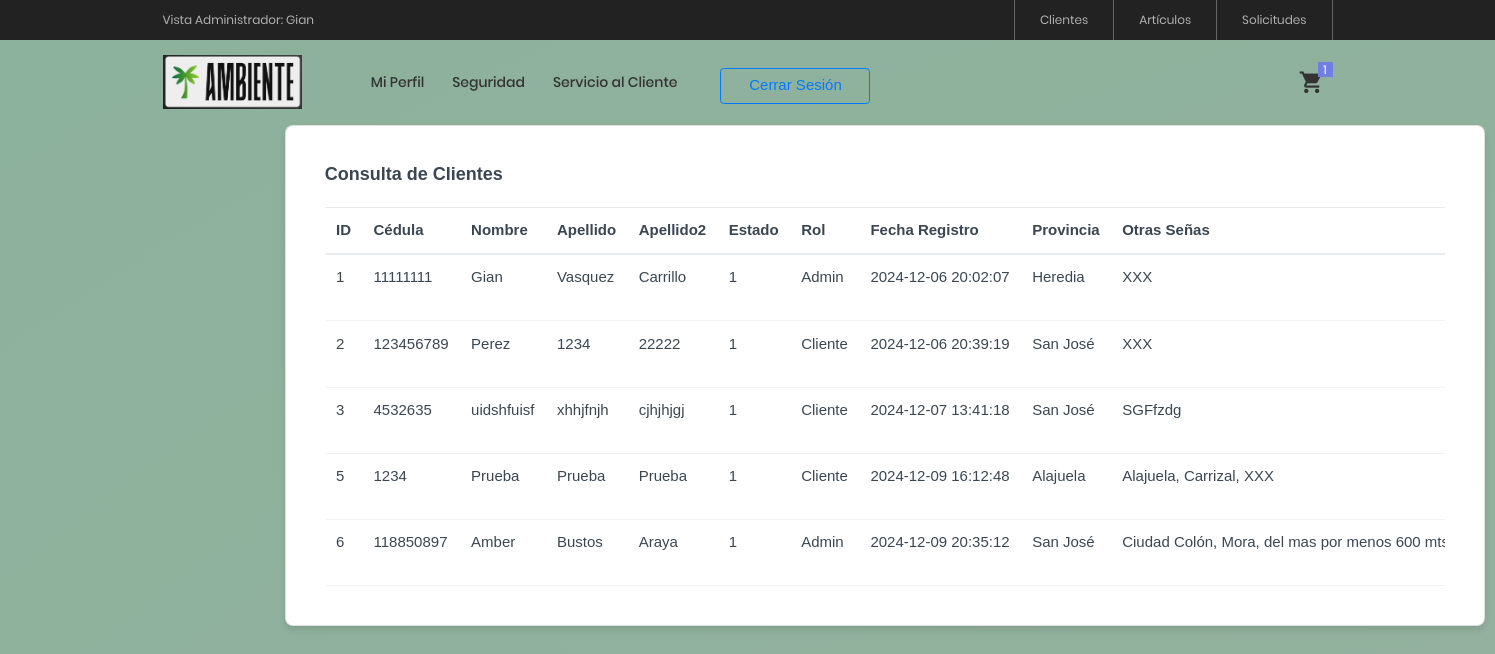
The app's page /View/Cliente/consultarClientes.php (signed in) with its own data.
### tables this page shows
CREATE TABLE `clientes` (
  `clienteID` int(11) NOT NULL AUTO_INCREMENT,
  `cedula` varchar(9) NOT NULL,
  `nombre` varchar(50) NOT NULL,
  `apellido1` varchar(50) NOT NULL,
  `apellido2` varchar(50) NOT NULL,
  `contrasena` varchar(20) NOT NULL,
  `estadoID` int(11) NOT NULL,
  `rolID` int(11) NOT NULL,
  `fechaRegistro` datetime NOT NULL,
  `provinciaID` int(11) NOT NULL,
  `otrasSenas` varchar(200) NOT NULL,
  `codigoPostal` varchar(10) DEFAULT NULL,
  `correo` varchar(50) NOT NULL,
  `telefono` varchar(15) NOT NULL,
  PRIMARY KEY (`clienteID`),
  UNIQUE KEY `cedula` (`cedula`),
  UNIQUE KEY `correo` (`correo`),
  UNIQUE KEY `telefono` (`telefono`),
  KEY `estadoID` (`estadoID`),
  KEY `rolID` (`rolID`),
  KEY `provinciaID` (`provinciaID`),
  CONSTRAINT `clientes_ibfk_1` FOREIGN KEY (`estadoID`) REFERENCES `estados` (`estadoID`) ON DELETE CASCADE,
  CONSTRAINT `clientes_ibfk_2` FOREIGN KEY (`rolID`) REFERENCES `roles` (`rolID`) ON DELETE CASCADE,
  CONSTRAINT `clientes_ibfk_5` FOREIGN KEY (`provinciaID`) REFERENCES `provincias` (`provinciaID`) ON DELETE NO ACTION
);

CREATE TABLE `estados` (
  `estadoID` int(11) NOT NULL AUTO_INCREMENT,
  `nombreEstado` varchar(25) NOT NULL,
  PRIMARY KEY (`estadoID`)
);

CREATE TABLE `roles` (
  `rolID` int(11) NOT NULL AUTO_INCREMENT,
  `nombreRol` varchar(25) NOT NULL,
  PRIMARY KEY (`rolID`)
);

CREATE TABLE `provincias` (
  `provinciaID` int(11) NOT NULL AUTO_INCREMENT,
  `provincia` varchar(50) NOT NULL,
  PRIMARY KEY (`provinciaID`)
);

### Model/ClienteModel.php (called while the page is built, shortened)
<?php
    function ConsultarClientesModel($clienteID)
    {
        try
        {
            $enlace = AbrirBD();
            $sentencia = "CALL ConsultarClientes('$clienteID')";
            $resultado = $enlace -> query($sentencia);
            return $resultado;
        }
        catch(Exception $ex)
        {
            return null;
        }
    }
    ?>

### Controller/ClienteController.php (called while the page is built, shortened)
<?php
    include_once $_SERVER["DOCUMENT_ROOT"] . '/ProyectoAmbienteWeb/Model/ClienteModel.php';
    function ConsultarClientes()
    {
        return ConsultarClientesModel($_SESSION["ClienteID"]);
    }
    ?>

### View/Cliente/consultarClientes.php (the view, shortened to what this page needs)
<?php
    include_once $_SERVER["DOCUMENT_ROOT"] . '/ProyectoAmbienteWeb/View/layout.php';
    include_once $_SERVER["DOCUMENT_ROOT"] . '/ProyectoAmbienteWeb/Controller/ClienteController.php';
?>
<!doctype html>
<html lang="en">
<?php
    ReferenciasCSS();
?>
<body class="page-wrapper radial-gradient">
    <div id="main-wrapper" data-layout="vertical" data-navbarbg="skin6" data-sidebartype="full"
        data-sidebar-position="fixed" data-header-position="fixed"
        <?php
            MostrarMenu();
        ?>
        <div class="body-wrapper">
        <?php
                MostrarHeader();
        ?>
            <div class="container-fluid">
                <div class="row">
                    <div id="consultas" class="card">
                        <div class="card-body">
                            <h5 class="card-title fw-semibold mb-4">Consulta de Clientes</h5>
                            <div class="table-responsive">
                                <table id="example" class="table text-nowrap align-middle mb-0">
                                    <thead>
                                        <tr class="border-2 border-bottom border-primary border-0">
                                            <th scope="col">ID</th>
                                            <th scope="col">Cédula</th>
                                            <th scope="col">Nombre</th>
                                            <th scope="col">Apellido</th>
                                            <th scope="col">Apellido2</th>
                                            <th scope="col">Estado</th>
                                            <th scope="col">Rol</th>
                                            <th scope="col">Fecha Registro</th>
                                            <th scope="col">Provincia</th>
                                            <th scope="col">Otras Señas</th>
                                        </tr>
                                    </thead>
                                    <tbody class="table-group-divider">
                                        <?php
                                            $datos = ConsultarClientes();
                                            While($fila = mysqli_fetch_array($datos))
                                            {
                                                echo "<tr>";
                                                echo "<td>" . $fila["clienteID"] . "</td>";
                                                echo "<td>" . $fila["cedula"] . "</td>";
                                                echo "<td>" . $fila["nombre"] . "</td>";
                                                echo "<td>" . $fila["apellido1"] . "</td>";
                                                echo "<td>" . $fila["apellido2"] . "</td>";
                                                echo "<td>" . $fila["estadoID"] . "</td>";
                                                echo "<td>" . $fila["nombreRol"] . "</td>";
                                                echo "<td>" . $fila["fechaRegistro"] . "</td>";
                                                echo "<td>" . $fila["nombreProvincia"] . "</td>";
                                                echo "<td>" . $fila["otrasSenas"] . "</td>";
                                                echo "</tr>";
                                            }
                                        ?>
                                    </tbody>
                                </table>
                            </div>
                        </div>
                    </div>
                </div>
            </div>
        </div>
    </div>
</body>
</html>

### View/layout.php (shortened to what this page needs)
<?php
function MostrarMenu()
{
    if (isset($_SESSION["NombreCliente"]) && $_SESSION["RolID"] == "1") {
        echo '
		            <div class="container-menu-desktop">
			            <div class="top-bar">
				            <div class="content-topbar flex-sb-m h-full container">
				                <div class="left-top-bar">
					                Vista Administrador: ' . $_SESSION["NombreCliente"] . '
				                </div>
				            <div class="right-top-bar flex-w h-full">
					            <a href="../Cliente/consultarClientes.php" class="flex-c-m trans-04 p-lr-25">
							        Clientes
						        </a>
						        <a href="../Articulos/registrarArticulos.php" class="flex-c-m trans-04 p-lr-25">
							        Artículos
						        </a>
                                <a href="../Soporte/consultarSolicitudes.php" class="flex-c-m trans-04 p-lr-25">
							        Solicitudes
						        </a>
				            </div>
			            </div>
		            </div>';
    } else if (isset($_SESSION["NombreCliente"]) && $_SESSION["RolID"] == "2") {
        echo '
                <div class="container-menu-desktop">
                    <div class="top-bar">
                        <div class="content-topbar flex-sb-m h-full container">
                            <div class="left-top-bar">
                                Bienvenido/a: ' . $_SESSION["NombreCliente"] . '
                            </div>
                        </div>
                    </div>
                </div>';
    }
}
function MostrarHeader()
{
    echo '
	<header>
		<div class="container-menu-desktop">
			<div class="wrap-menu-desktop">
				<nav class="limiter-menu-desktop container">
					<a href="../Login/Home.php" class="logo">
						<img src="../images/logo-01.jpeg" alt="IMG-LOGO">
					</a>
					<div class="menu-desktop">
						<ul class="main-menu">';
    if (isset($_SESSION["NombreCliente"])) {
        echo '
                                    <li>
                                        <a href="../Cliente/consultarPerfil.php">Mi Perfil</a>
                                    </li>
                                    <li>
                                        <a href="../Cliente/cambiarAcceso.php">Seguridad</a>
                                    </li>
                                    <li>
                                        <a href="../Soporte/crearSolicitud.php">Servicio al Cliente</a>
                                    </li>
                                    <li>
                                        <form action="" method="POST">
                                            <button type="submit" style="width:150px" id="btnCerrarSesion" name="btnCerrarSesion"
                                            class="btn btn-outline-primary mx-3 mt-2 d-block">Cerrar Sesión</button>
                                        </form>
                                    </li>';
    } else {
        echo '
                                    <li>
                                        <a href="../Login/inicioSesion.php" style="width:150px"
                                                    class="btn btn-outline-primary mx-3 mt-2 d-block">Iniciar Sesión</a>
                                    </li>';
    }
    echo '
						</ul>
					</div>
					<div class="wrap-icon-header flex-w flex-r-m">
						<div class="icon-header-item cl2 hov-cl1 trans-04 p-l-22 p-r-11 icon-header-noti js-show-cart" data-notify="1">
							<i class="zmdi zmdi-shopping-cart"></i>
						</div>
					</div>
				</nav>
			</div>
		</div>
		<div class="wrap-header-mobile">
			<div class="logo-mobile">
			</div>
				<div class="icon-header-item cl2 hov-cl1 trans-04 p-r-11 p-l-10 icon-header-noti js-show-cart" data-notify="2">
					<i class="zmdi zmdi-shopping-cart"></i>
				</div>
		</div>
	</header>';
}
function ReferenciasCSS()
{
    echo '
            <head>
	            <meta charset="UTF-8">
	            <meta name="viewport" content="width=device-width, initial-scale=1">
                <meta charset="utf-8">
                <title>Tienda Ambiente</title>
                <link rel="shortcut icon" type="image/png" href="../images/logo-01.jpeg" />
                <link rel="stylesheet" href="../css/proyecto.css" />
                <link rel="stylesheet" href="../css/styles.min.css" />
                <link rel="stylesheet" href="https://cdn.datatables.net/2.1.8/css/dataTables.bootstrap5.css" />
                <link rel="stylesheet" href="https://cdnjs.cloudflare.com/ajax/libs/font-awesome/4.7.0/css/font-awesome.css" />
                <link rel="stylesheet" href="https://cdn.jsdelivr.net/npm/sweetalert2@11.14.5/dist/sweetalert2.min.css" />
                <link rel="stylesheet" type="text/css" href="../css/bootstrap.min.css">
                <link rel="stylesheet" type="text/css" href="../css/font-awesome.min.css">
                <link rel="stylesheet" type="text/css" href="../css/material-design-iconic-font.min.css">
                <link rel="stylesheet" type="text/css" href="../css/icon-font.min.css">
                <link rel="stylesheet" type="text/css" href="../css/animate.css">
                <link rel="stylesheet" type="text/css" href="../css/hamburgers.min.css">
                <link rel="stylesheet" type="text/css" href="../css/animsition.min.css">
                <link rel="stylesheet" type="text/css" href="../css/select2.min.css">
                <link rel="stylesheet" type="text/css" href="../css/daterangepicker.css">
                <link rel="stylesheet" type="text/css" href="../css/slick.css">
                <link rel="stylesheet" type="text/css" href="../css/magnific-popup.css">
                <link rel="stylesheet" type="text/css" href="../css/perfect-scrollbar.css">
                <link rel="stylesheet" type="text/css" href="../css/util.css">
                <link rel="stylesheet" type="text/css" href="../css/main.css">
            </head>';
}

### View/css/proyecto.css (style rules this page uses)
#consultas { width: 150%; max-width: 1200px; background-color: #ffffff; padding: 20px; box-shadow: 0px 4px 6px rgba(0, 0, 0, 0.1); border-radius: 8px; }

### View/css/main.css (style rules this page uses)
.container { max-width: 1380px; }
@media (max-width: 1600px) { .container { max-width: 1200px; } }
.container-menu-desktop { height: auto; width: 100%; position: relative; -webkit-transition: all 0.3s; -o-transition: all 0.3s; -moz-transition: all 0.3s; transition: all 0.3s; }
.top-bar { height: 40px; background-color: #222; }
.left-top-bar { font-family: Poppins-Regular; font-size: 12px; line-height: 1.8; color: #b2b2b2; }
.right-top-bar a { font-family: Poppins-Regular; font-size: 12px; line-height: 1.8; height: 100%; color: #b2b2b2; border-right: 1px solid rgba(255,255,255,0.3); }
.right-top-bar a:first-child { border-left: 1px solid rgba(255,255,255,0.3); }
.wrap-menu-desktop { position: fixed; z-index: 1100; background-color: transparent; width: 100%; height: 84px; top: 40px; left: 0px; -webkit-transition: height 0.3s, background-color 0.3s; -o-transition: height 0.3s, background-color 0.3s; -moz-transition: height 0.3s, background-color 0.3s; transition: height 0.3s, background-color 0.3s; }
.limiter-menu-desktop { height: 100%; display: -webkit-box; display: -webkit-flex; display: -moz-box; display: -ms-flexbox; display: flex; align-items: center; background-color: transparent; }
.logo { display: -webkit-box; display: -webkit-flex; display: -moz-box; display: -ms-flexbox; display: flex; align-items: center; height: 65%; margin-right: 55px; }
.logo img { max-width: 100%; max-height: 100%; }
.menu-desktop { display: -webkit-box; display: -webkit-flex; display: -moz-box; display: -ms-flexbox; display: flex; align-items: center; height: 100%; }
.main-menu { list-style-type: none; margin: 0; display: -webkit-box; display: -webkit-flex; display: -moz-box; display: -ms-flexbox; display: flex; align-items: center; }
.main-menu > li { display: block; position: relative; padding: 20px 10px 20px 0px; margin: 0px 4px 0px 14px; }
.main-menu > li > a { font-family: Poppins-Medium; font-size: 14px; color: #333; padding: 5px 0px; transition: all 0.4s; -webkit-transition: all 0.4s; -o-transition: all 0.4s; -moz-transition: all 0.4s; }
.wrap-icon-header { flex-grow: 1; }
.icon-header-item { position: relative; font-size: 26px; line-height: 1; cursor: pointer; }
.icon-header-noti::after { content: attr(data-notify); font-family: Poppins-Regular; font-size: 12px; color: #fff; line-height: 15px; text-align: center; display: block; position: absolute; top: -7px; right: 0; min-width: 15px; height: 15px; padding: 0 3px; background-color: #717fe0; }
.cl2 { color: #333; }

### records on screen
clientes: clienteID "1", cedula "11111111", nombre "Gian", apellido1 "Vasquez", apellido2 "Carrillo", estadoID.estadoID "1", rolID.nombreRol "Admin", fechaRegistro "2024-12-06 20:02:07", provinciaID.provincia "Heredia", otrasSenas "XXX"
clientes: clienteID "2", cedula "123456789", nombre "Perez", apellido1 "1234", apellido2 "22222", estadoID.estadoID "1", rolID.nombreRol "Cliente", fechaRegistro "2024-12-06 20:39:19", provinciaID.provincia "San José", otrasSenas "XXX"
clientes: clienteID "3", cedula "4532635", nombre "uidshfuisf", apellido1 "xhhjfnjh", apellido2 "cjhjhjgj", estadoID.estadoID "1", rolID.nombreRol "Cliente", fechaRegistro "2024-12-07 13:41:18", provinciaID.provincia "San José", otrasSenas "SGFfzdg"
clientes: clienteID "5", cedula "1234", nombre "Prueba", apellido1 "Prueba", apellido2 "Prueba", estadoID.estadoID "1", rolID.nombreRol "Cliente", fechaRegistro "2024-12-09 16:12:48", provinciaID.provincia "Alajuela", otrasSenas "Alajuela, Carrizal, XXX"
clientes: clienteID "6", cedula "118850897", nombre "Amber", apellido1 "Bustos", apellido2 "Araya", estadoID.estadoID "1", rolID.nombreRol "Admin", fechaRegistro "2024-12-09 20:35:12", provinciaID.provincia "San José", otrasSenas "Ciudad Colón, Mora, del mas por menos 600…"

### other values on screen
$_SESSION["NombreCliente"] "Gian"
